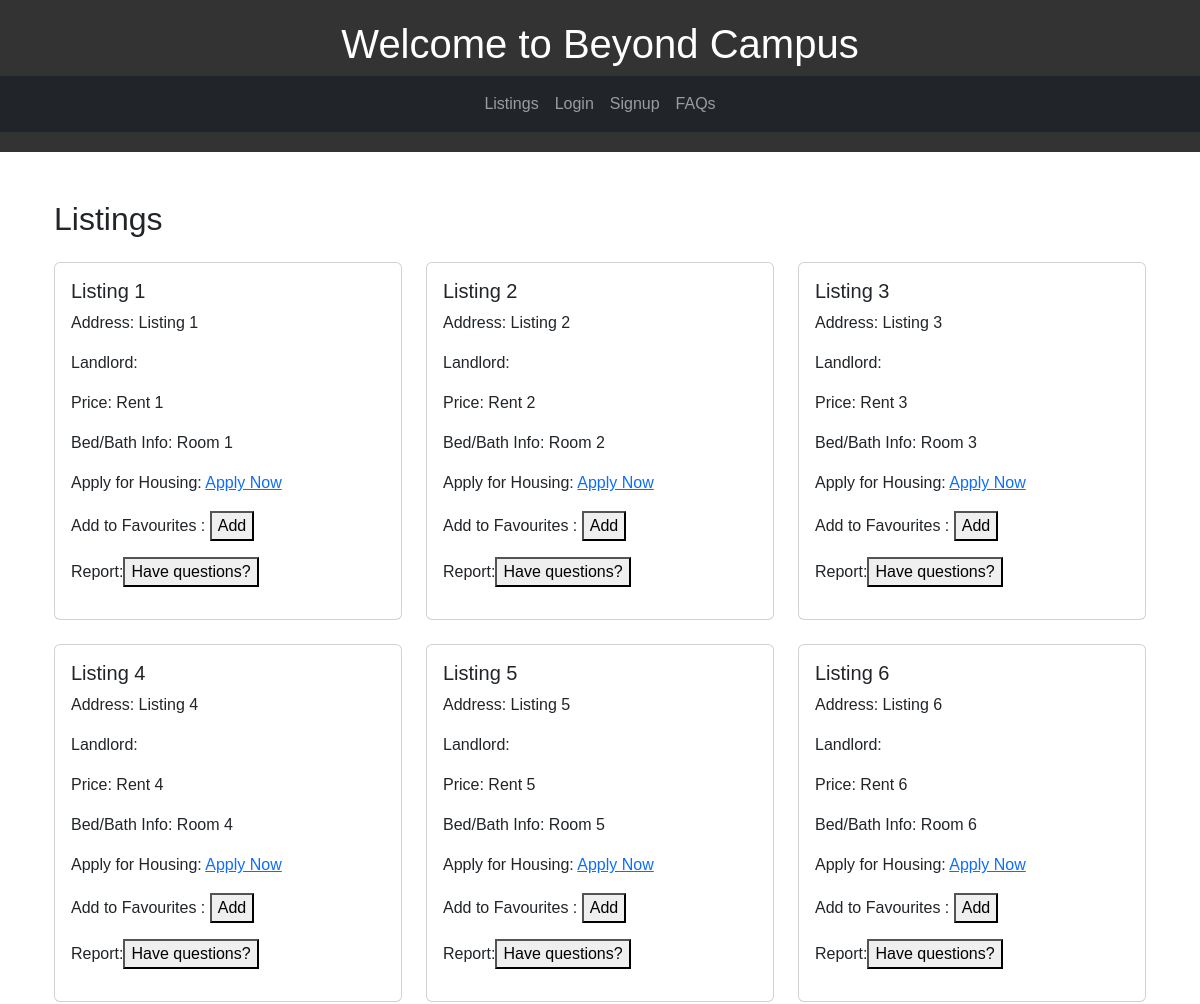
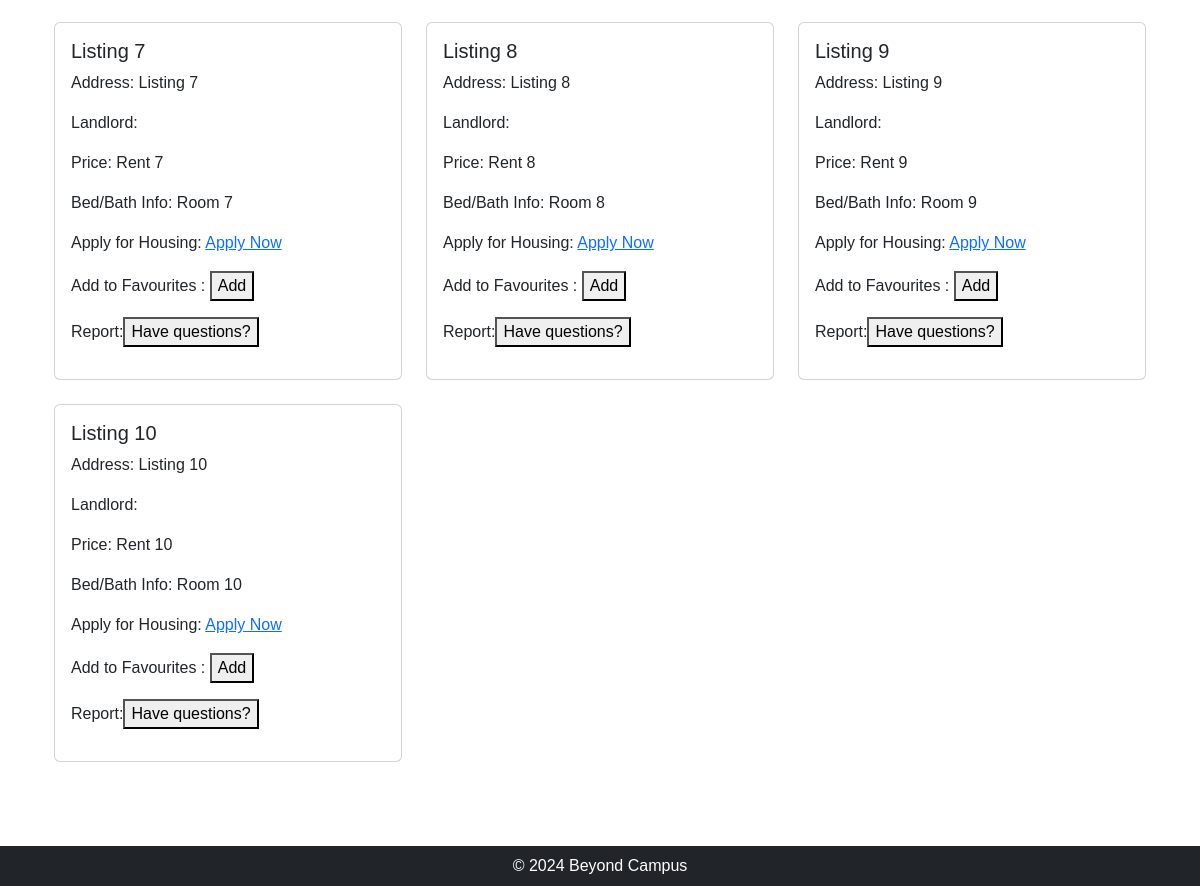
The app's page /, older data (2 pictures, top to bottom).
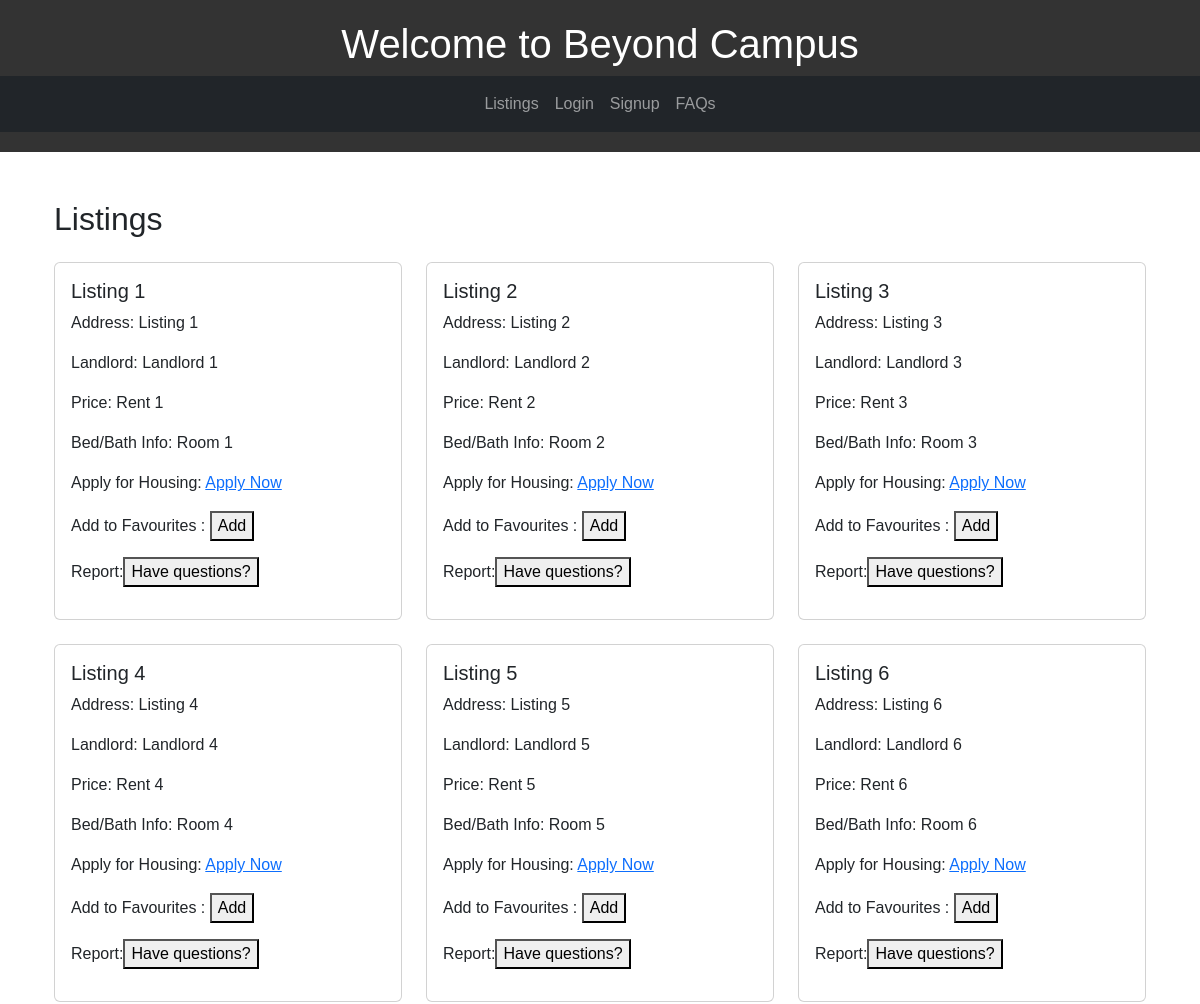
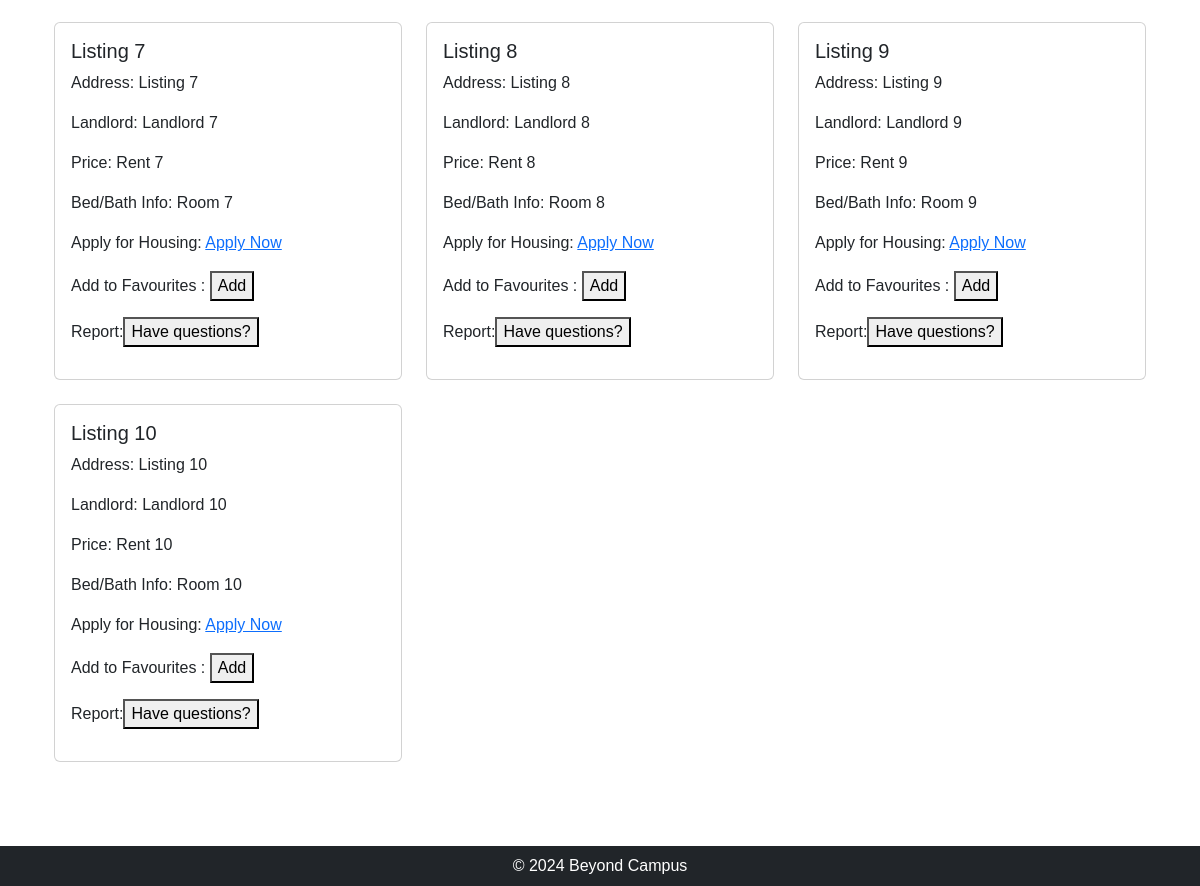
The same page, newer data (2 pictures, top to bottom).
### beyondCampus/models.py (models this page shows, shortened)
class Listing(models.Model):
    title = models.CharField(max_length=255)
    rent = models.CharField(max_length=20)
    room = models.CharField(max_length=20)
    amenities = models.CharField(max_length=255)
    landlord = models.ForeignKey(Landlord, on_delete=models.CASCADE)

class Landlord(models.Model):
    user = models.OneToOneField(User, on_delete=models.CASCADE)
    ssn = models.CharField(max_length=20)
    first_name = models.CharField(max_length=255)
    last_name = models.CharField(max_length=255)
    phone = models.CharField(max_length=20)
    address = models.TextField()
    def __str__(self):
        return self.first_name

### beyondCampus/views.py (the view)
# urls.py: path("", views.index, name="index"),
def index(request):
    listings = Listing.objects.all()
    data = {
        'listings': listings
    }
    return render(request, 'index.html', data)

### beyondCampus/templates/index.html (shortened to what this page needs)
{% extends "base.html" %}
{% block content %}
<div class="container">
  <h2 class="mt-4">Listings</h2>
  <div class="row mt-4" id="listing-row">
    {% for listing in listings %}
    <div class="col-md-4 mb-4">
      <div class="card h-100">
        <div class="card-body">
          <h5 class="card-title">{{ listing.title }}</h5>
          <p class="card-text">Address: {{ listing.title }}</p>
    <p class="card-text" >Landlord: {{ listing.landlord }}</p>
    <p class="card-text">Price: {{ listing.rent }}</p>
    <p class="card-text">Bed/Bath Info: {{ listing.room }}</p>
    <p class="card-text">Apply for Housing: <a href="{% url 'apply_to_listing' listing.id %}">Apply Now</a></p>
    <form action="favourite.html">
        <p>Add to Favourites : <button>Add</button> </p>
    </form>
    <form action="report.html">
       <p>Report:<button>Have questions?</button></p>
    </form>
        </div>
      </div>
    </div>
    {% endfor %}
  </div>
</div>
{% endblock %}

Row changes from the older to the newer data that the page shows:
changed through a linked row, Listing "Listing 1": landlord (not shown) → "Landlord 1"
changed through a linked row, Listing "Listing 2": landlord (not shown) → "Landlord 2"
changed through a linked row, Listing "Listing 3": landlord (not shown) → "Landlord 3"
changed through a linked row, Listing "Listing 4": landlord (not shown) → "Landlord 4"
changed through a linked row, Listing "Listing 5": landlord (not shown) → "Landlord 5"
changed through a linked row, Listing "Listing 6": landlord (not shown) → "Landlord 6"
changed through a linked row, Listing "Listing 7": landlord (not shown) → "Landlord 7"
changed through a linked row, Listing "Listing 8": landlord (not shown) → "Landlord 8"
changed through a linked row, Listing "Listing 9": landlord (not shown) → "Landlord 9"
changed through a linked row, Listing "Listing 10": landlord (not shown) → "Landlord 10"
